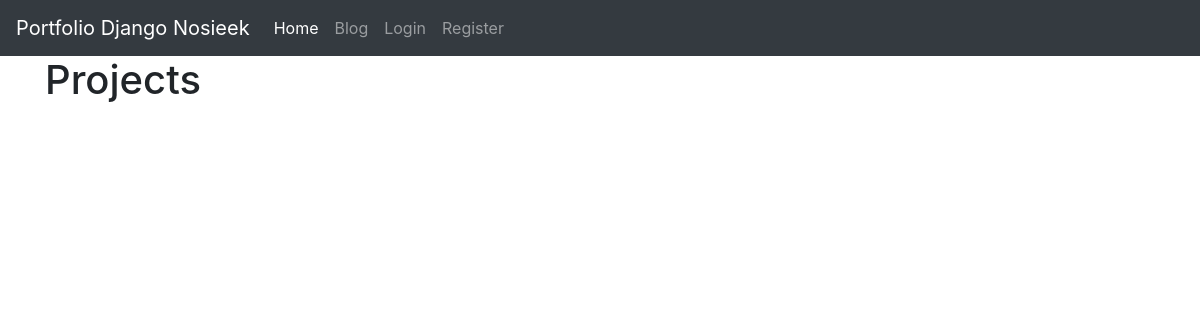
/, run on an earlier commit of the app's database.
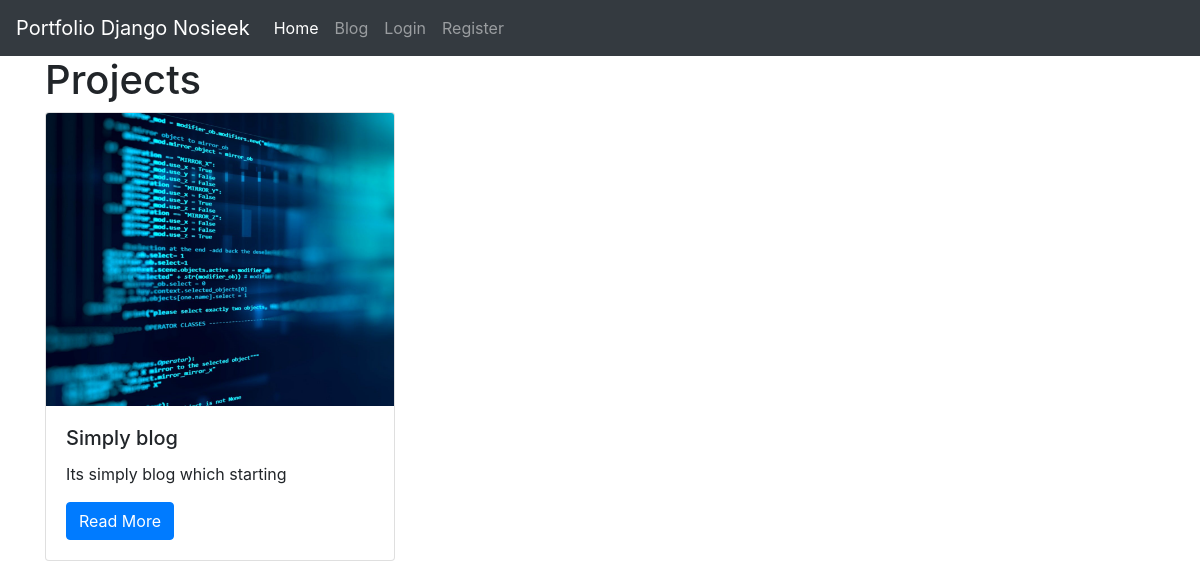
And on a later commit of the database.
### home_page/models.py (models this page shows)
class Project(models.Model):
    title = models.CharField(max_length=150)
    description = models.TextField()
    technology = models.CharField(max_length=200)
    image = models.FilePathField(path="/img")

### home_page/views.py (the view)
# urls.py: path("", project_index.as_view(), name="project_index"),
class project_index(ListView):
    model = Project
    context_object_name = 'projects'
    template_name = 'project_home.html'

### templates/project_home.html (shortened to what this page needs)
{% extends "base.html" %}
{% load static %}
{% block page_content %}
<h1>Projects</h1>
<div class="row">
{% for project in projects %}
    <div class="col-md-4">
        <div class="card mb-2">
            <img class="card-img-top" src="{% static project.image %}">
            <div class="card-body">
                <h5 class="card-title">{{ project.title }}</h5>
                <p class="card-text">{{ project.description }}</p>
                <a href="{% url 'project_detail' project.pk %}"
                   class="btn btn-primary">
                    Read More
                </a>
            </div>
        </div>
    </div>
    {% endfor %}
</div>
{% endblock %}

What changed in the data, as far as the page shows it:
added Project: image (picture), title "Simply blog", description "Its simply blog which starting"
